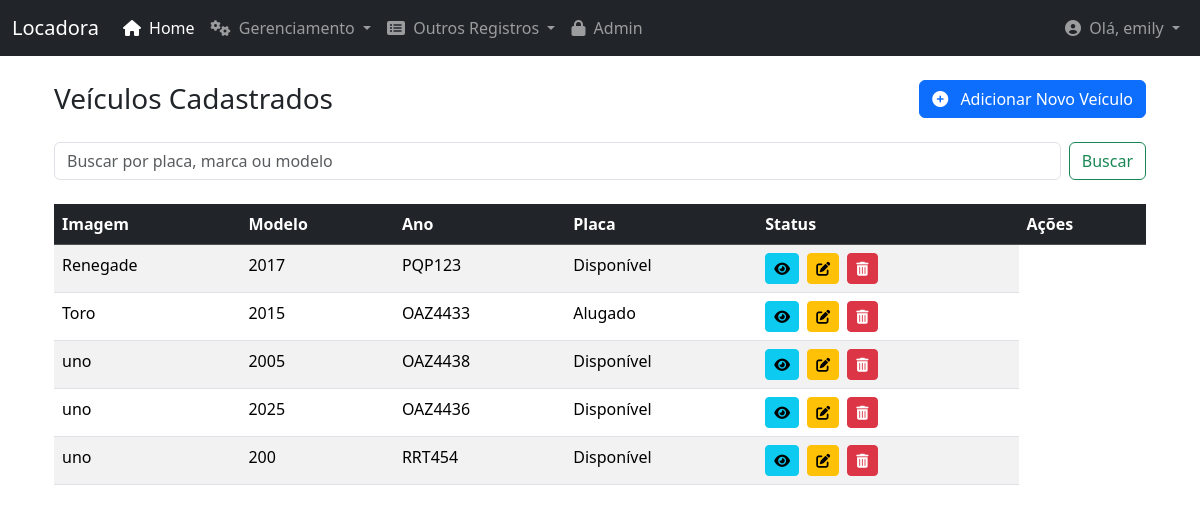
Page /veiculos/ (signed in) on the committed database.
### core/models.py (models this page shows, shortened)
class Veiculo(models.Model):
    id_veiculo = models.AutoField(primary_key=True)
    placa = models.CharField(max_length=8, unique=True)
    marca = models.CharField(max_length=45)
    modelo = models.CharField(max_length=45)
    ano = models.IntegerField()
    cor = models.CharField(max_length=30)
    quilometragem = models.DecimalField(max_digits=10, decimal_places=2) # Pode ser IntegerField se for sempre km inteiros
    status_disponibilidade = models.CharField(max_length=20, default='Disponível')
    valor_diario = models.DecimalField(max_digits=10, decimal_places=2)
    tipo_veiculo = models.ForeignKey(TipoVeiculo, on_delete=models.SET_NULL, null=True, related_name='veiculos')
    class Meta:
        verbose_name = "Veículo"
        verbose_name_plural = "Veículos"

### core/views.py (the view, shortened to what this page needs)
# urls.py: path('veiculos/', views.lista_veiculos, name='lista_veiculos'), # Lista todos os veículos
@login_required
def lista_veiculos(request):
    query = request.GET.get('q')
    veiculos = Veiculo.objects.all().order_by('modelo')
    return render(request, 'core/lista_veiculos.html', {'veiculos': veiculos, 'query':query})

### core/templates/core/lista_veiculos.html (shortened to what this page needs)
{% extends 'base.html' %}
{% load static %}
{% block content %}
    <div class="d-flex justify-content-between align-items-center mb-4">
        <h1 class="h3 mb-0">Veículos Cadastrados</h1>
        <a href="{% url 'adicionar_veiculo' %}" class="btn btn-primary">
            <i class="fas fa-plus-circle me-2"></i> Adicionar Novo Veículo
        </a>
    </div>
    <div class="mb-4">
        <form class="d-flex" method="GET" action="{% url 'lista_veiculos' %}">
            <input class="form-control me-2" type="search" placeholder="Buscar por placa, marca ou modelo" aria-label="Search" name="q" value="{{ query|default:'' }}">
            <button class="btn btn-outline-success" type="submit">Buscar</button>
        </form>
    </div>
    {% if veiculos %}
        <div class="table-responsive">
            <table class="table table-hover table-striped">
                <thead class="table-dark">
                    <tr>
                        <th>Imagem</th>
                        <th>Modelo</th>
                        <th>Ano</th>
                        <th>Placa</th>
                        <th>Status</th>
                        <th>Ações</th>
                    </tr>
                </thead>
                <tbody>
                    {% for veiculo in veiculos %}
                    <tr>
                        <td>{{ veiculo.modelo }}</td>
                        <td>{{ veiculo.ano }}</td>
                        <td>{{ veiculo.placa }}</td>
                        <td>{{ veiculo.status_disponibilidade }}</td>
                        <td>
                            <a href="{% url 'detalhes_veiculo' pk=veiculo.pk %}" class="btn btn-info btn-sm me-1" title="Ver Detalhes">
                                <i class="fas fa-eye"></i>
                            </a>
                            <a href="{% url 'editar_veiculo' pk=veiculo.pk %}" class="btn btn-warning btn-sm me-1" title="Editar">
                                <i class="fas fa-edit"></i>
                            </a>
                            <a href="{% url 'excluir_veiculo' pk=veiculo.pk %}" class="btn btn-danger btn-sm" title="Excluir">
                                <i class="fas fa-trash-alt"></i>
                            </a>
                        </td>
                    </tr>
                    {% endfor %}
                </tbody>
            </table>
        </div>
    {% endif %}
{% endblock %}

### locadora_veiculos/templates/base.html (shortened to what this page needs)
{% load static %}
<!DOCTYPE html>
<html lang="pt-br">
<head>
    <link href="{% static 'css/bootstrap.min.css' %}" rel="stylesheet">
    <link rel="stylesheet" href="https://cdnjs.cloudflare.com/ajax/libs/font-awesome/6.0.0-beta3/css/all.min.css">
</head>
<body>
    <nav class="navbar navbar-expand-lg navbar-dark bg-dark">
        <div class="container-fluid">
            <a class="navbar-brand" href="{% url 'home' %}">Locadora</a>
            <div class="collapse navbar-collapse" id="navbarNav">
                <ul class="navbar-nav me-auto mb-2 mb-lg-0">
                    <li class="nav-item">
                        <a class="nav-link active" aria-current="page" href="{% url 'home' %}">
                            <i class="fas fa-home me-1"></i> Home
                        </a>
                    </li>
                    <li class="nav-item dropdown">
                        <a class="nav-link dropdown-toggle" href="#" id="navbarDropdownGerenciamento" role="button" data-bs-toggle="dropdown" aria-expanded="false">
                            <i class="fas fa-cogs me-1"></i> Gerenciamento
                        </a>
                    </li>
                    <li class="nav-item dropdown">
                        <a class="nav-link dropdown-toggle" href="#" id="navbarDropdownOutros" role="button" data-bs-toggle="dropdown" aria-expanded="false">
                            <i class="fas fa-list-alt me-1"></i> Outros Registros
                        </a>
                    </li>
                    <li class="nav-item">
                        <a class="nav-link" href="/admin/">
                            <i class="fas fa-lock me-1"></i> Admin
                        </a>
                    </li>
                </ul>
                <ul class="navbar-nav ms-auto">
                    {% if user.is_authenticated %}
                        <li class="nav-item dropdown">
                            <a class="nav-link dropdown-toggle" href="#" id="navbarUserDropdown" role="button" data-bs-toggle="dropdown" aria-expanded="false">
                                <i class="fas fa-user-circle me-1"></i> Olá, {{ user.username }}
                            </a>
                        </li>
                    {% else %}
                        <li class="nav-item">
                            <a class="nav-link" href="{% url 'login' %}">
                                <i class="fas fa-sign-in-alt me-1"></i> Login
                            </a>
                        </li>
                    {% endif %}
                </ul>
            </div>
        </div>
    </nav>
    <div class="container mt-3">
        <div class="container mt-4">
            {% block content %}
            {% endblock %}
        </div>
    </div>
</body>
</html>

### rows in the picture
Veiculo: modelo "Renegade", ano "2017", placa "PQP123", status_disponibilidade "Disponível"
Veiculo: modelo "Toro", ano "2015", placa "OAZ4433", status_disponibilidade "Alugado"
Veiculo: modelo "uno", ano "2005", placa "OAZ4438", status_disponibilidade "Disponível"
Veiculo: modelo "uno", ano "2025", placa "OAZ4436", status_disponibilidade "Disponível"
Veiculo: modelo "uno", ano "200", placa "RRT454", status_disponibilidade "Disponível"

### other values in the picture
{{ user.username }} "emily"
